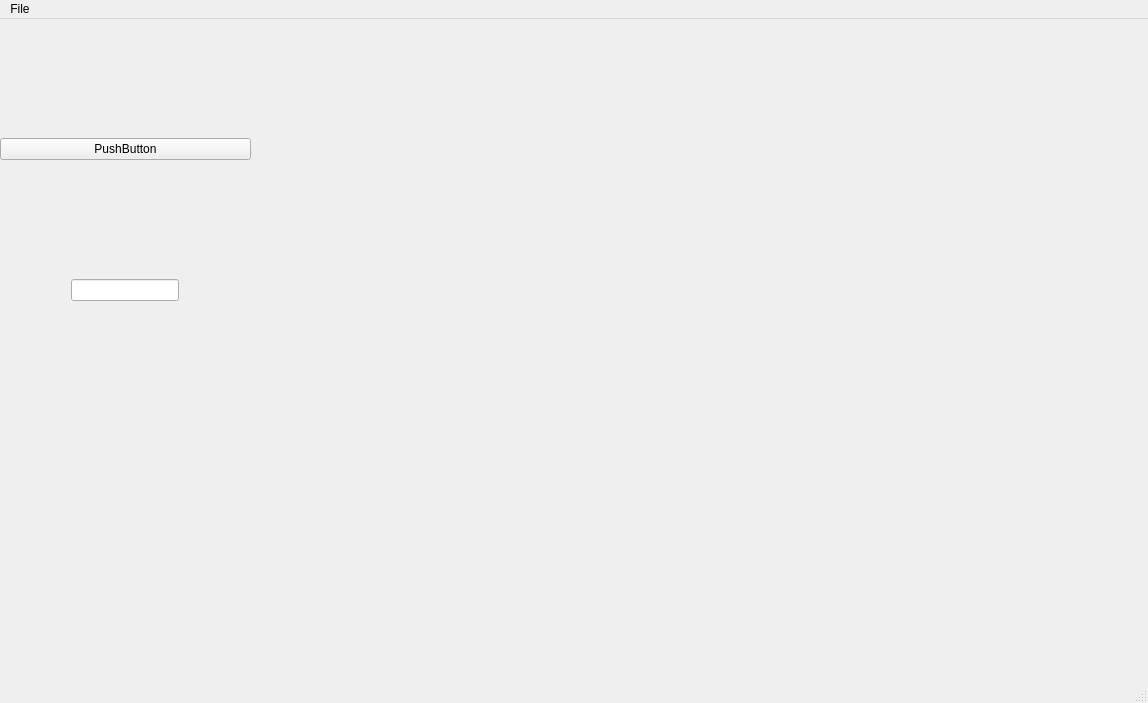
<?xml version="1.0" encoding="UTF-8"?>
<ui version="4.0">
 <class>MainWindow</class>
 <widget class="QMainWindow" name="MainWindow">
  <property name="geometry">
   <rect>
    <x>0</x>
    <y>0</y>
    <width>1148</width>
    <height>703</height>
   </rect>
  </property>
  <property name="minimumSize">
   <size>
    <width>300</width>
    <height>300</height>
   </size>
  </property>
  <property name="windowTitle">
   <string>MainWindow</string>
  </property>
  <widget class="QWidget" name="centralwidget">
   <widget class="QWidget" name="verticalLayoutWidget">
    <property name="geometry">
     <rect>
      <x>0</x>
      <y>260</y>
      <width>251</width>
      <height>421</height>
     </rect>
    </property>
    <layout class="QVBoxLayout" name="verticalLayout">
     <item alignment="Qt::AlignHCenter|Qt::AlignTop">
      <widget class="QLineEdit" name="lineEdit"/>
     </item>
    </layout>
   </widget>
   <widget class="QWidget" name="verticalLayoutWidget_2">
    <property name="geometry">
     <rect>
      <x>0</x>
      <y>0</y>
      <width>251</width>
      <height>261</height>
     </rect>
    </property>
    <layout class="QVBoxLayout" name="verticalLayout_2">
     <item>
      <widget class="QPushButton" name="pushButton">
       <property name="text">
        <string>PushButton</string>
       </property>
      </widget>
     </item>
    </layout>
   </widget>
  </widget>
  <widget class="QMenuBar" name="menubar">
   <property name="geometry">
    <rect>
     <x>0</x>
     <y>0</y>
     <width>1148</width>
     <height>22</height>
    </rect>
   </property>
   <widget class="QMenu" name="menuFile">
    <property name="title">
     <string>File</string>
    </property>
    <addaction name="actionOpen_File"/>
   </widget>
   <addaction name="menuFile"/>
  </widget>
  <widget class="QStatusBar" name="statusbar"/>
  <action name="actionOpen_File">
   <property name="text">
    <string>Open File</string>
   </property>
  </action>
 </widget>
 <resources/>
 <connections/>
</ui>
